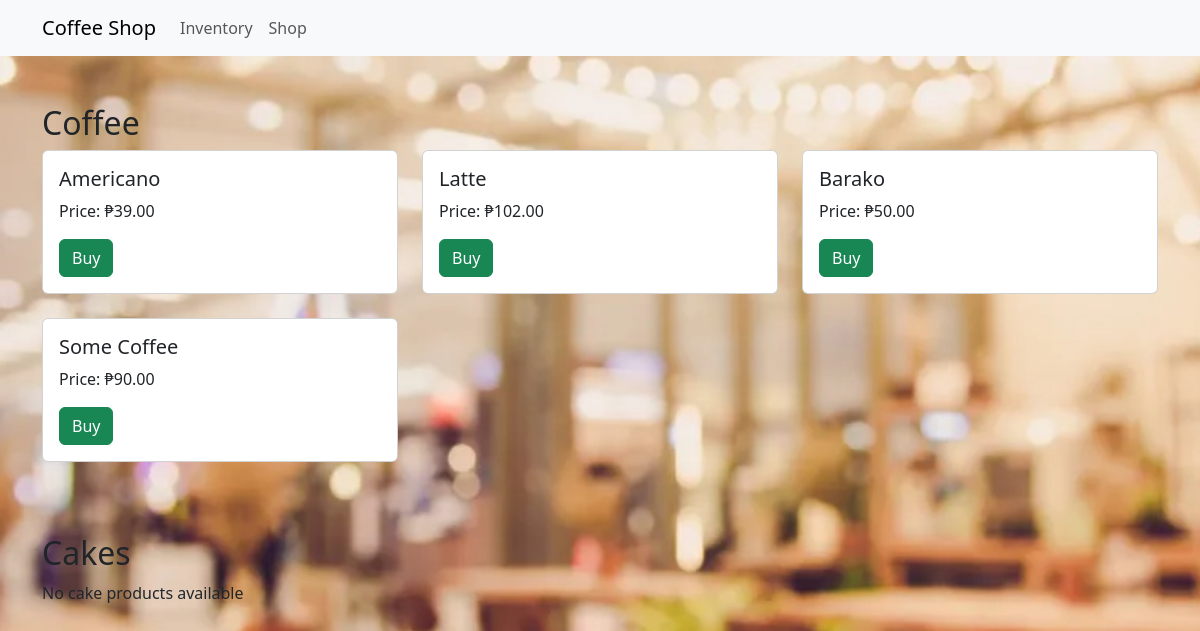
The app's page /, older data.
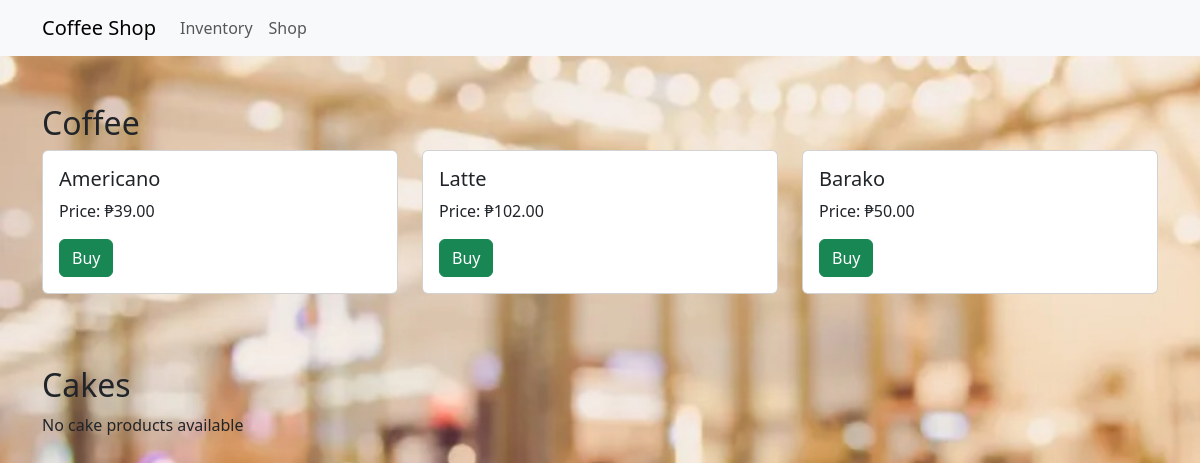
The same page, newer data.
### inventory/models.py (models this page shows, shortened)
class CoffeeName(models.Model):
    title = models.CharField(max_length=100)
    description = models.TextField(null=True, blank=True)
    price = models.DecimalField(null=True, max_digits=10, decimal_places=2)
    created = models.DateTimeField(auto_now_add=True)

### shop/views.py (the view)
# urls.py: path("", ProductList.as_view(), name="products_list"),
class ProductList(ListView):
    model = Product
    context_object_name = 'products'
    success_url = reverse_lazy('coffeeNames')
    def get_context_data(self, **kwargs):
        context = super().get_context_data(**kwargs)
        context['coffee_names'] = CoffeeName.objects.all()  # Pass CoffeeName objects to the context
        return context

### shop/templates/shop/product_list.html (shortened to what this page needs)
<!DOCTYPE html>
<html lang="en">
<head>
    <link href="https://cdn.jsdelivr.net/npm/bootstrap@5.3.0/dist/css/bootstrap.min.css" rel="stylesheet">
    <link href="/coffeeshop/shop/static/style.css" rel="stylesheet">
</head>
<body style="background-color: bisque; background-size: cover; background-repeat: no-repeat; background-attachment: fixed;">
    <nav class="navbar navbar-expand-lg navbar-light bg-light transparent-navbar">
        <div class="container">
            <a class="navbar-brand" href="#">Coffee Shop</a>
            <div class="collapse navbar-collapse" id="navbarNav">
                <ul class="navbar-nav ml-auto">
                    <li class="nav-item">
                        <a class="nav-link" href="{% url 'coffeeNames' %}">Inventory</a>
                    </li>
                    <li class="nav-item">
                        <a class="nav-link" href="#">Shop</a>
                    </li>
                </ul>
            </div>
        </div>
    </nav>
    <div class="container mt-5">
        <h2>Coffee</h2>
        <div class="row">
            {% for product in coffee_names %}
                <div class="col-lg-4 col-md-6 mb-4">
                    <div class="card">
                        <div class="card-body">
                            <h5 class="card-title">{{ product.title }}</h5>
                            <p class="card-text">Price: ₱{{ product.price }}</p>
                            <a href="#" class="btn btn-success">Buy</a>
                        </div>
                    </div>
                </div>
            {% empty %}
                <div class="col">
                    <p>No coffee products available</p>
                </div>
            {% endfor %}
        </div>
    </div>
    <div class="container mt-5">
        <h2>Cakes</h2>
        <div class="row">
            {% for product in cake_names %}
                <div class="col-lg-4 col-md-6 mb-4">
                    <div class="card">
                        <div class="card-body">
                            <h5 class="card-title">{{ product.title }}</h5>
                            <p class="card-text">Price: ₱{{ product.price }}</p>
                            <a href="#" class="btn btn-success">Buy</a>
                        </div>
                    </div>
                </div>
            {% empty %}
                <div class="col">
                    <p>No cake products available</p>
                </div>
            {% endfor %}
        </div>
    </div>
</body>
</html>

Row changes from the older to the newer data that the page shows:
removed CoffeeName: title "Some Coffee", price "90.00"
